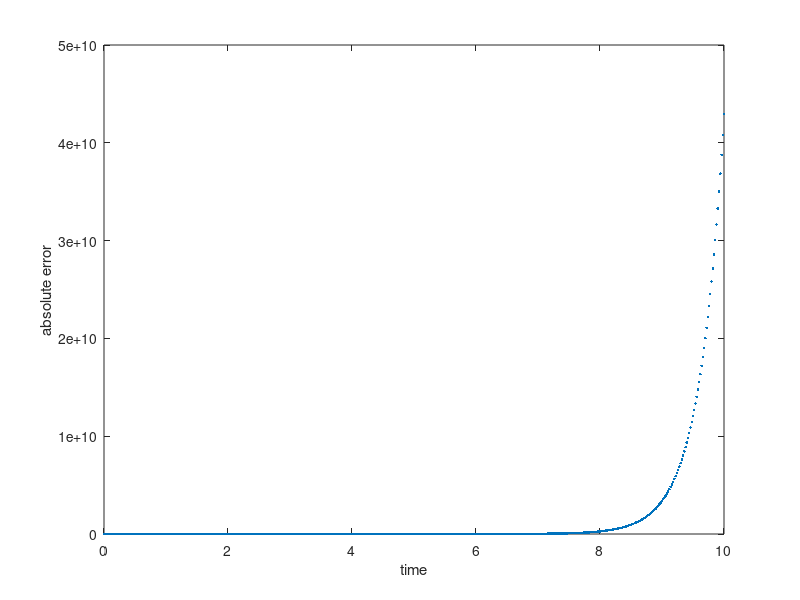

This figure's MATLAB source:
%% Exercise # 1 -  Numerical methods for ODEs
% Course: Numerical Methods For Differential Equations
% Name: Alexandre da Rocha Rodrigues
% Matricola: 2039952
% November 2021

close all
clear all

%% Question 1
% 2-step Simpson's method:
% y(n+2) = y(n) + h/3 * (f(n) + 4*f(n+1) + f(n+2));
% y' = -5y;

%% Constants
h = 0.02;
T = 10;
ts = 0:h:T;

N = length(ts);
y = zeros(N,1);
y(1) = 1;
f = @(y) -5*y; 
y_exact = -5/2*ts.^2 + 1;

%% Compute y(2) - FE
y(2) = y(1) + h*f(y(1));

%% Compute y(2) - RK4
% k1 = f(y(1));
% k2 = f(y(1)+h/2*k1);
% k3 = f(y(1)+h/2*k2);
% k4 = f(y(1)+h*k3);
% 
% y(2) = y(1) + h/6 * (k1 + 2*k2 + 2*k3 + k4);

%% Main Method
for i=2:N-2
    y(i+2) = y(i) + h/3 * (f(y(i)) + 4*f(y(i+1)) + f(y(i+2)));
end

% RK4 for comparison
% for i=3:N
%         k1 = f(y(i-1));
%         k2 = f(y(i-1)+h/2*k1);
%         k3 = f(y(i-1)+h/2*k2);
%         k4 = f(y(i-1)+h*k3);
%         
%         y(i) = y(i-1) + h/6 * (k1 + 2*k2 + 2*k3 + k4);
% end

y=y';
plot(ts,abs(y-y_exact),'.')
xlabel("time")
ylabel("absolute error")

error = abs(y-y_exact);
errorf = error(end)

